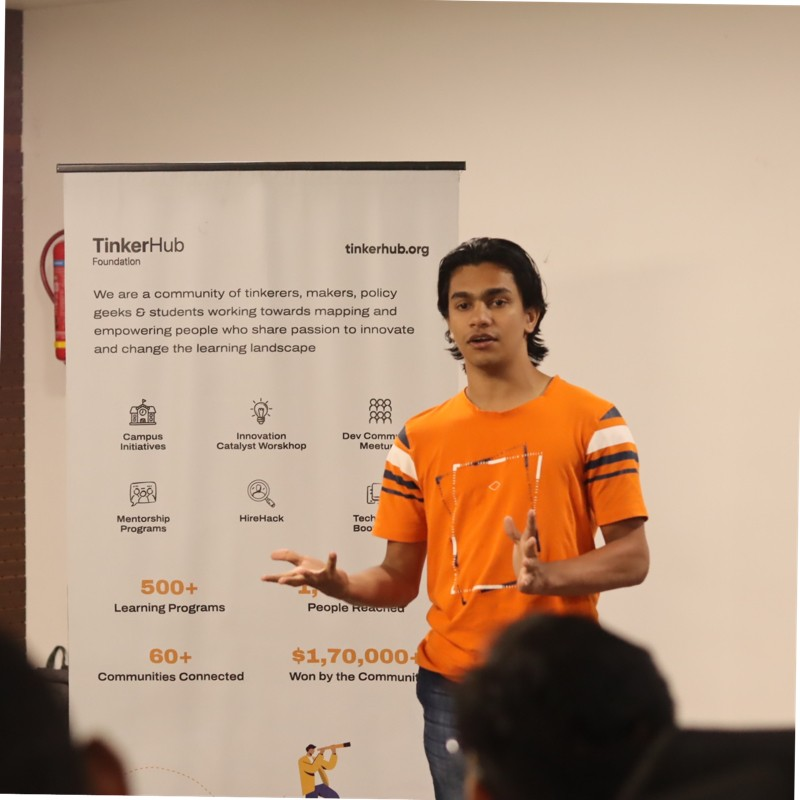
#> input picture test/kuriyan.png, 800 x 800 px
$ python -i utils.py   (imports and definitions only)
#> lines starting #> are read from the running program, lines starting #| are printed output that depends on the picture
import cv2
import numpy as np


def get_faces(image_data):
    """
    This function takes in image data as a parameter and then uses OpenCV
    functions to identify faces in the image. Then it returns all those faces as
    separate images in a list.

    Parameters:
    image_data - Image data in bytes format.
    """
    # Convert the image data to a numpy array
    nparr = np.frombuffer(image_data, np.uint8)

    # Decode the image data
    image = cv2.imdecode(nparr, cv2.IMREAD_COLOR)

    # Convert the image from BGR to RGB color space
    image = cv2.cvtColor(image, cv2.COLOR_BGR2RGB)

    # Convert the image to grayscale
    gray = cv2.cvtColor(image, cv2.COLOR_BGR2GRAY)

    # Load the face cascade classifier
    faceCascade = cv2.CascadeClassifier(cv2.data.haarcascades + "haarcascade_frontalface_default.xml")

    # Detect faces in the image
    faces = faceCascade.detectMultiScale(
        gray,
        scaleFactor=1.3,
        minNeighbors=3,
        minSize=(30, 30)
    )

    found_faces = []
    print("Found {0} Faces!".format(len(faces)))

    for (x, y, w, h) in faces:
        # Extract the face region of interest from the image
        roi_color = image[y:y + h, x:x + w]

        # Add the face to the list of found faces
        found_faces.append(roi_color)

    return found_faces

>>> import cv2
>>> picture = cv2.imread('test/kuriyan.png', cv2.IMREAD_GRAYSCALE)
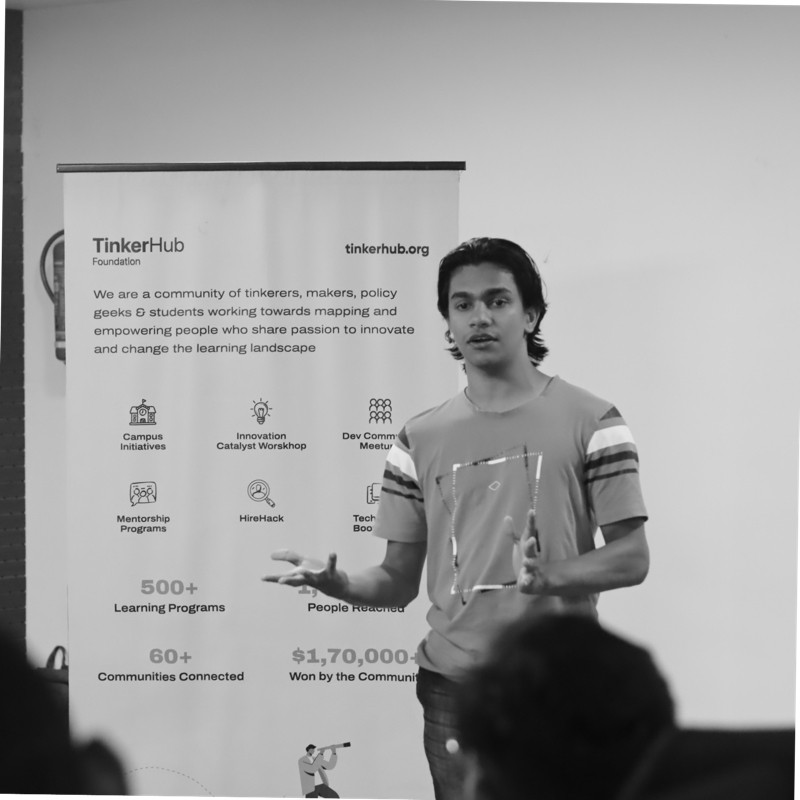
#> picture: shape (800, 800); min 8, max 255, mean 159.7
#> (the run stopped early here; a loop or call above may not have finished)

$ run again, on test/mehar.png
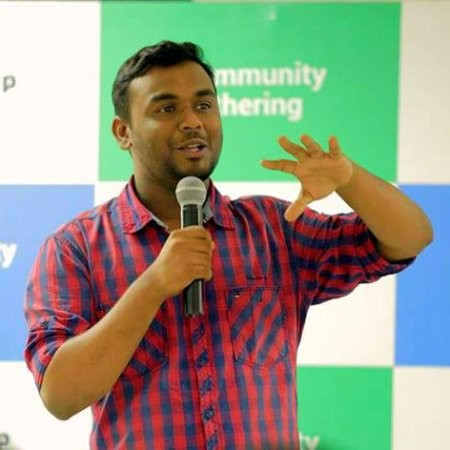
#> input picture test/mehar.png, 450 x 450 px
#> `picture = cv2.imread('test/kuriyan.png', cv2.IMREAD_GRAYSCALE)`:
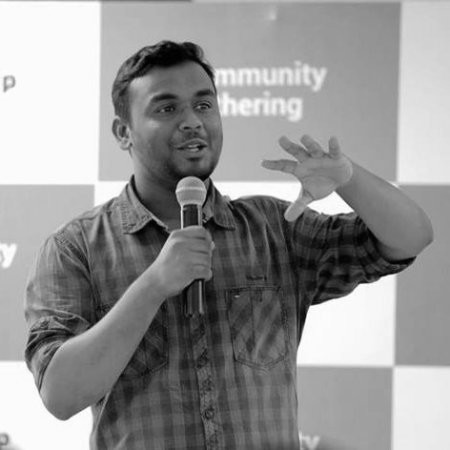
#> picture: shape (450, 450); min 0, max 255, mean 149
